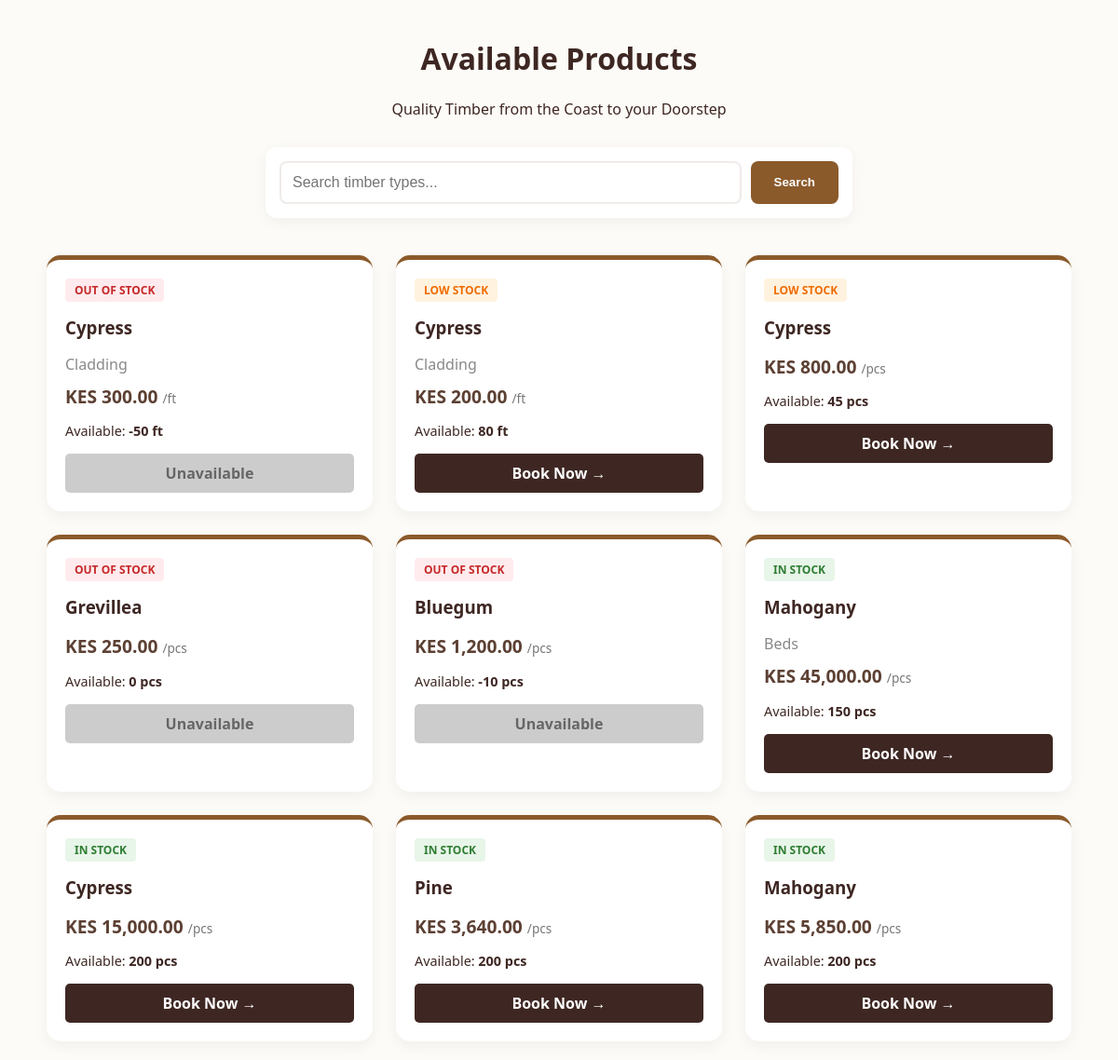
The app's page /customer_catalog.php with its own data.
### tables this page shows
CREATE TABLE `products` (
  `id` int(11) NOT NULL,
  `wood_type` enum('Cypress','Pine','Bluegum','Grevillea','Mahogany') NOT NULL,
  `product_category` enum('Frames','Cladding','Steps','Spindles','Doors','Beds','Boards','Lipping Cuttings','Raw Timber') NOT NULL,
  `description` text DEFAULT NULL,
  `price_ksh` decimal(10,2) NOT NULL,
  `measurement_unit` varchar(50) DEFAULT 'feet',
  `stock_status` enum('In Stock','Low Stock','Out of Stock') DEFAULT 'In Stock',
  `stock_quantity` int(11) DEFAULT 0
);

### customer_catalog.php (the view, shortened to what this page needs)
<?php
include('db_connect.php');
$search_query = "";
if ($search_query != "") {
    $sql = "SELECT * FROM products WHERE
            wood_type LIKE '%$search_query%' OR
            product_category LIKE '%$search_query%'
            ORDER BY id DESC";
} else {
    $sql = "SELECT * FROM products ORDER BY id DESC";
}
$result = $conn->query($sql);
?>
<!DOCTYPE html>
<html lang="en">
<head>
</head>
<body>
    <div class="header">
        <h1>Available Products</h1>
        <p>Quality Timber from the Coast to your Doorstep</p>
    </div>
    <div class="search-container">
        <form action="customer_catalog.php" method="GET" class="search-box">
            <input type="text" name="search" placeholder="Search timber types..." value="<?php echo htmlspecialchars($search_query); ?>">
            <button type="submit">Search</button>
        </form>
    </div>
    <div class="catalog-grid">
        <?php if ($result->num_rows > 0): ?>
            <?php while($row = $result->fetch_assoc()): ?>
                <div class="product-card">
                    <?php
                        $qty = $row['stock_quantity'];
                        $cat = strtolower($row['product_category']);
                        $is_feet = (strpos($cat, 'timber') !== false || strpos($cat, 'cladding') !== false);
                        $unit = $is_feet ? "ft" : "pcs";
                        if ($qty <= 0) {
                            $display_status = "Out of Stock";
                            $badge_class = "outofstock";
                        } elseif (($is_feet && $qty < 100) || (!$is_feet && $qty < 50)) {
                            $display_status = "Low Stock";
                            $badge_class = "lowstock";
                        } else {
                            $display_status = "In Stock";
                            $badge_class = "instock";
                        }
                    ?>
                    <span class="badge <?php echo $badge_class; ?>"><?php echo $display_status; ?></span>
                    <h3 style="margin: 5px 0;"><?php echo $row['wood_type']; ?></h3>
                    <p style="color: #888; margin-bottom: 5px;"><?php echo $row['product_category']; ?></p>
                    <div class="price">
                        KES <?php echo number_format($row['price_ksh'], 2); ?>
                        <span class="unit-text">/<?php echo $unit; ?></span>
                    </div>
                    <p style="font-size: 0.9rem; margin-bottom: 15px;">
                        Available: <strong><?php echo $qty; ?> <?php echo $unit; ?></strong>
                    </p>
                    <?php if ($display_status == 'Out of Stock'): ?>
                        <a href="#" class="book-btn disabled-btn">Unavailable</a>
                    <?php else: ?>
                        <a href="booking_form.php?id=<?php echo $row['id']; ?>" class="book-btn">Book Now →</a>
                    <?php endif; ?>
                </div>
            <?php endwhile; ?>
        <?php endif; ?>
    </div>
</body>
</html>

### customer_catalog.php (style rules this page uses)
body { font-family: 'Segoe UI', sans-serif; background: #fdfbf7; margin: 0; padding: 20px; color: #3e2723; }
.header { text-align: center; margin-bottom: 30px; }
.search-container { display: flex; justify-content: center; margin-bottom: 40px; width: 100%; }
.search-box { background: white; padding: 15px; border-radius: 12px; box-shadow: 0 4px 15px rgba(0,0,0,0.05); display: flex; gap: 10px; width: 100%; max-width: 600px; }
.search-box input { flex: 1; padding: 12px; border: 2px solid #efebe9; border-radius: 8px; outline: none; font-size: 1rem; }
.search-box button { padding: 12px 25px; background: #8b5a2b; color: white; border: none; border-radius: 8px; cursor: pointer; font-weight: bold; }
.catalog-grid { display: grid; grid-template-columns: repeat(auto-fill, minmax(280px, 1fr)); gap: 25px; max-width: 1100px; margin: 0 auto; }
.product-card { background: white; padding: 20px; border-radius: 15px; box-shadow: 0 5px 15px rgba(0,0,0,0.05); border-top: 5px solid #8b5a2b; position: relative; }
.badge { padding: 4px 10px; border-radius: 4px; font-size: 0.75rem; font-weight: bold; text-transform: uppercase; margin-bottom: 10px; display: inline-block; }
.instock { background: #e8f5e9; color: #2e7d32; }
.lowstock { background: #fff3e0; color: #ef6c00; }
.outofstock { background: #ffebee; color: #c62828; }
.price { font-size: 1.2rem; color: #5c4033; font-weight: bold; margin: 10px 0; }
.unit-text { font-size: 0.85rem; color: #777; font-weight: normal; }
.book-btn { display: inline-block; background: #3e2723; color: white; text-decoration: none; padding: 10px 20px; border-radius: 5px; font-weight: bold; text-align: center; width: 100%; box-sizing: border-box; }
.disabled-btn { background: #ccc !important; color: #666 !important; cursor: not-allowed; pointer-events: none; }

### records on screen
products: stock_quantity "OUT OF STOCK", wood_type "Cypress", product_category "Cladding", price_ksh "300.00", product_category "ft", stock_quantity "-50", shows "Unavailable"
products: display_status "LOW STOCK", wood_type "Cypress", product_category "Cladding", price_ksh "200.00", product_category "ft", stock_quantity "80"
products: display_status "LOW STOCK", wood_type "Cypress", price_ksh "800.00", product_category "pcs", stock_quantity "45"
products: stock_quantity "OUT OF STOCK", wood_type "Grevillea", price_ksh "250.00", product_category "pcs", stock_quantity "0", shows "Unavailable"
products: stock_quantity "OUT OF STOCK", wood_type "Bluegum", price_ksh "1,200.00", product_category "pcs", stock_quantity "-10", shows "Unavailable"
products: display_status "IN STOCK", wood_type "Mahogany", product_category "Beds", price_ksh "45,000.00", product_category "pcs", stock_quantity "150"
products: display_status "IN STOCK", wood_type "Cypress", price_ksh "15,000.00", product_category "pcs", stock_quantity "200"
products: display_status "IN STOCK", wood_type "Pine", price_ksh "3,640.00", product_category "pcs", stock_quantity "200"
products: display_status "IN STOCK", wood_type "Mahogany", price_ksh "5,850.00", product_category "pcs", stock_quantity "200"
